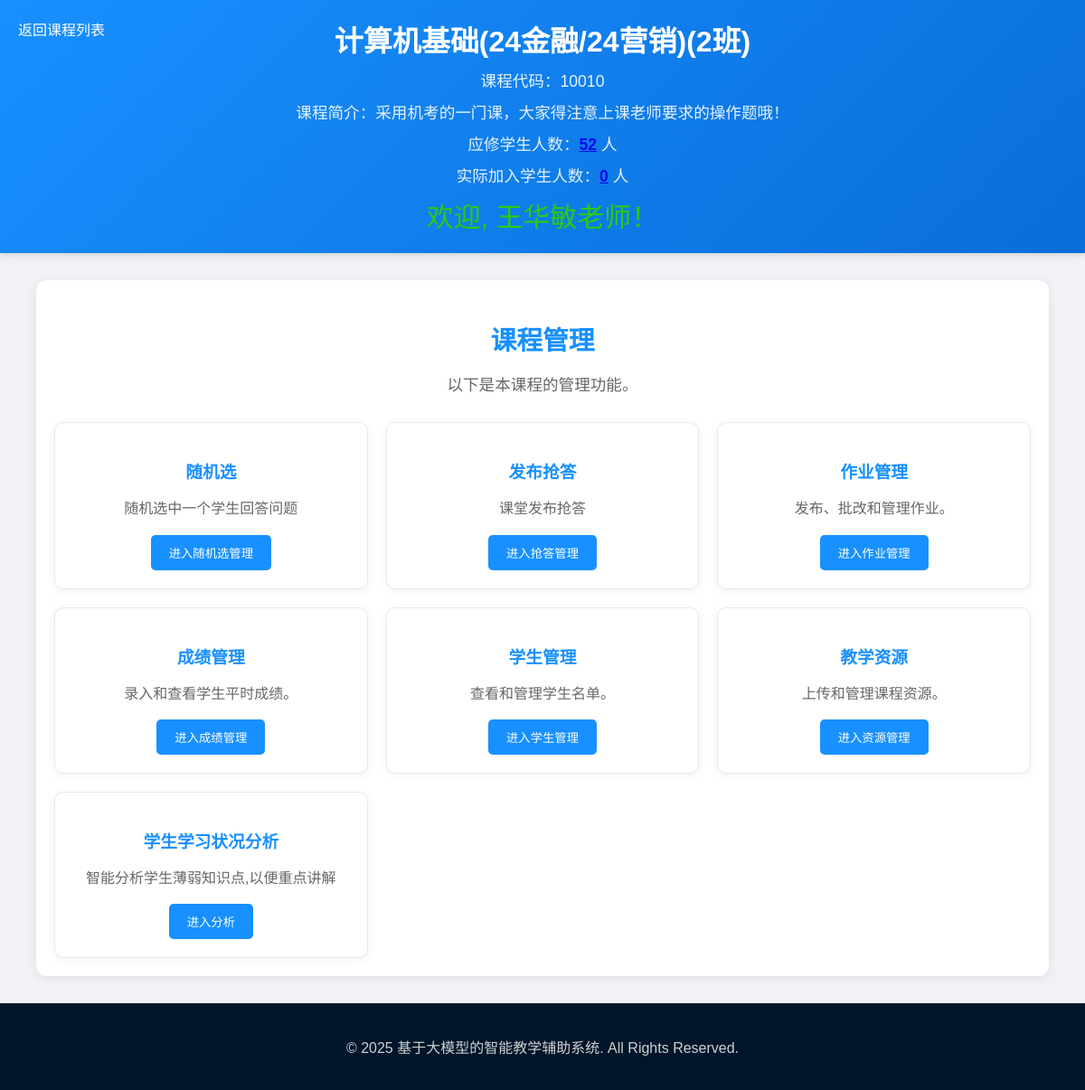
/course_manage/7 (signed in), run on the app's committed database.
### wang/models/course.py (models this page shows, shortened)
class Course(db.Model):
    __tablename__ = 'course'
    id = db.Column(db.Integer, primary_key=True, autoincrement=True)
    name = db.Column(db.String(100), nullable=False)
    teacher_id = db.Column(db.Integer, db.ForeignKey('user.id'), nullable=False)
    semester = db.Column(db.String, nullable=False)  # 开课学期
    description = db.Column(db.Text)
    code = db.Column(db.String(10), nullable=False)
    teacher = db.relationship('User', backref='courses')
    course_students = db.relationship('Course_Students',  back_populates='course')

### app.py (the view)
    @app.route('/course_manage/<int:course_id>')
    def course_manage(course_id):
        course = Course.query.get(course_id)
        course_students = course.course_students
        enrolled_students_count = len(
            [student for student in course.course_students if student.course_status == 'enrolled'])
        return render_template('wang/courseManager.html', course=course, course_students=course_students,
                               enrolled_students_count=enrolled_students_count)

### templates/wang/courseManager.html (shortened to what this page needs)
<!DOCTYPE html>
<html lang="zh-CN">
<head>
</head>
<body>
<header>
    <a href="/teacher_profile" class="back-to-home">返回课程列表</a>
 <h1><a href='/update_course/{{ course.id }}' style="color: white; text-decoration: none;">{{ course.name }}</a></h1>
    <p>课程代码：{{ course.code }}</p>
    <p>课程简介：{% if course.description %}{{ course.description }}{% else %}暂无课程简介{% endif %}</p>
    <p>应修学生人数：<strong><a href="/course_students/{{ course.id }}">{{ course.course_students|length }}</a></strong>
        人</p>
    <p>实际加入学生人数：<strong><a href="/course_students/{{ course.id }}">{{ enrolled_students_count }}</a></strong> 人</p>
    <div class="login-status">
        <span style="color: #2acb11;font-size: 30px">欢迎, {{ session["user_name"] }}老师！</span>
    </div>
</header>
<div class="container">
    <div class="welcome-section">
        <h2>课程管理</h2>
        <p>以下是本课程的管理功能。</p>
    </div>
    <div class="dashboard-grid">
        <div class="dashboard-card">
            <h3>随机选</h3>
            <p>随机选中一个学生回答问题</p>
            <button onclick="location.href='/course/random_select/{{ course.id }}'">进入随机选管理</button>
        </div>
        <div class="dashboard-card">
            <h3>发布抢答</h3>
            <p>课堂发布抢答</p>
            <button onclick="location.href='/course/quiz/{{ course.id }}'">进入抢答管理</button>
        </div>
        <div class="dashboard-card">
            <h3>作业管理</h3>
            <p>发布、批改和管理作业。</p>
            <button onclick="location.href='/course/assignments/{{ course.id }}'">进入作业管理</button>
        </div>
        <div class="dashboard-card">
            <h3>成绩管理</h3>
            <p>录入和查看学生平时成绩。</p>
            <button onclick="location.href='/course/add_score/{{course.id}}'">进入成绩管理</button>
        </div>
        <div class="dashboard-card">
            <h3>学生管理</h3>
            <p>查看和管理学生名单。</p>
            <button onclick="location.href='/course_students/{{ course.id }}'">进入学生管理</button>
        </div>
        <div class="dashboard-card">
            <h3>教学资源</h3>
            <p>上传和管理课程资源。</p>
            <button onclick="location.href='/upload/{{course.id}}'">进入资源管理</button>
        </div>
        <div class="dashboard-card">
            <h3>学生学习状况分析</h3>
            <p>智能分析学生薄弱知识点,以便重点讲解</p>
            <button onclick="location.href='/course/course_analysis/{{course.id}}'">进入分析</button>
        </div>
    </div>
</div>
<footer>
    <p>&copy; 2025 基于大模型的智能教学辅助系统. All Rights Reserved.</p>
</footer>
</body>
</html>

### templates/wang/courseManager.html (style rules this page uses)
body { font-family: 'Microsoft YaHei', sans-serif; background-color: #f0f2f5; margin: 0; padding: 0; min-height: 100vh; display: flex; flex-direction: column; justify-content: space-between; }
header { background: linear-gradient(135deg, #1890ff, #096dd9); color: white; text-align: center; padding: 20px; box-shadow: 0 2px 8px rgba(0, 0, 0, 0.15); position: relative; }
header h1 { margin: 0; font-size: 2em; font-weight: bold; }
header p { margin: 10px 0; font-size: 1.1em; opacity: 0.9; }
.back-to-home { position: absolute; top: 20px; left: 20px; color: white; text-decoration: none; font-size: 1em; }
.container { flex: 1; width: 90%; max-width: 1200px; margin: 30px auto; padding: 20px; background: white; border-radius: 12px; box-shadow: 0 2px 12px rgba(0, 0, 0, 0.08); position: relative; }
.welcome-section { text-align: center; margin-bottom: 30px; }
.welcome-section h2 { color: #1890ff; font-size: 1.8em; margin-bottom: 10px; }
.welcome-section p { color: #666; font-size: 1.1em; }
.dashboard-grid { display: grid; grid-template-columns: repeat(auto-fit, minmax(280px, 1fr)); gap: 20px; margin-top: 30px; }
.dashboard-card { background: #fff; padding: 20px; border-radius: 10px; border: 1px solid #e8e8e8; transition: all 0.3s ease; box-shadow: 0 2px 12px rgba(0, 0, 0, 0.05); text-align: center; }
.dashboard-card h3 { color: #1890ff; margin-bottom: 10px; }
.dashboard-card p { color: #666; line-height: 1.6; }
.dashboard-card button { background: #1890ff; color: white; border: none; padding: 10px 20px; border-radius: 5px; cursor: pointer; transition: all 0.3s ease; }
footer { background-color: #001529; color: rgba(255, 255, 255, 0.8); text-align: center; padding: 20px 0; }

### data on the page
Course: name "计算机基础(24金融/24营销)(2班)", code "10010", description "采用机考的一门课，大家得注意上课老师要求的操作题哦！"

### other printed values
{{ course.course_students|length }} "52"
{{ enrolled_students_count }} "0"
{{ session["user_name"] }} "王华敏"
